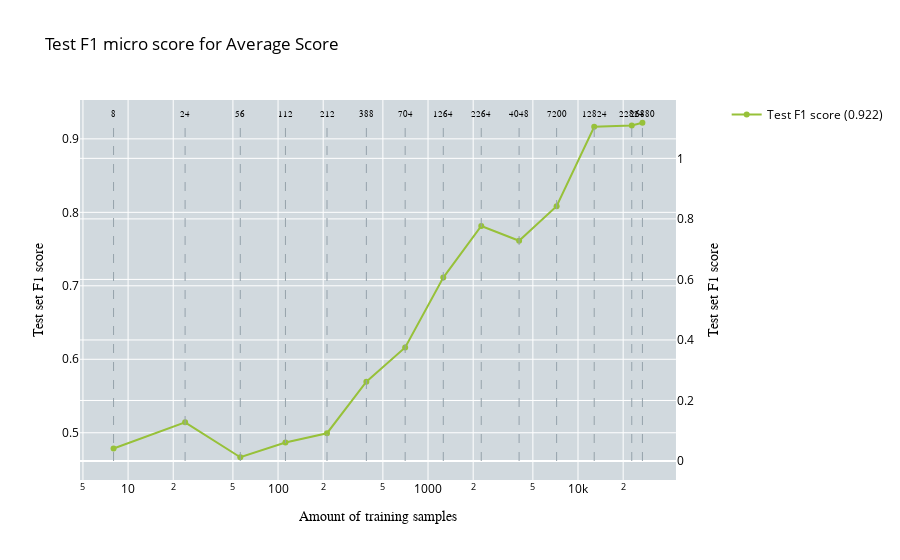

This figure's notebook cell:
### Code cell
plot_performance_vs_amount_of_data(
    performance, 
    no_of_samples, 
    performance_test_data,
    title="Test F1 micro score for Average Score", 
    x_axes="Amount of training samples", 
    y_axes="Test set F1 score", 
    y_axes_secondary="Test set F1 score", 
    mode="test"
)

### Figure 1 — Plotly figure (JSON) as saved in the notebook; plotly's stock layout.template omitted (floating-point values rounded to 4 significant figures)
{"data": [{"line": {"color": "rgb(149, 162, 171)", "dash": "dash", "width": 1}, "mode": "lines", "showlegend": false, "type": "scatter", "x": [8, 8], "y": [0, 1.12], "yaxis": "y2"}, {"marker": {"size": 0}, "mode": "text", "showlegend": false, "text": ["8"], "textfont": {"color": "black", "family": "Arial", "size": 8.5}, "textposition": "top center", "type": "scatter", "x": [8], "y": [1.13], "yaxis": "y2"}, {"line": {"color": "rgb(149, 162, 171)", "dash": "dash", "width": 1}, "mode": "lines", "showlegend": false, "type": "scatter", "x": [24, 24], "y": [0, 1.12], "yaxis": "y2"}, {"marker": {"size": 0}, "mode": "text", "showlegend": false, "text": ["24"], "textfont": {"color": "black", "family": "Arial", "size": 8.5}, "textposition": "top center", "type": "scatter", "x": [24], "y": [1.13], "yaxis": "y2"}, {"line": {"color": "rgb(149, 162, 171)", "dash": "dash", "width": 1}, "mode": "lines", "showlegend": false, "type": "scatter", "x": [56, 56], "y": [0, 1.12], "yaxis": "y2"}, {"marker": {"size": 0}, "mode": "text", "showlegend": false, "text": ["56"], "textfont": {"color": "black", "family": "Arial", "size": 8.5}, "textposition": "top center", "type": "scatter", "x": [56], "y": [1.13], "yaxis": "y2"}, {"line": {"color": "rgb(149, 162, 171)", "dash": "dash", "width": 1}, "mode": "lines", "showlegend": false, "type": "scatter", "x": [112, 112], "y": [0, 1.12], "yaxis": "y2"}, {"marker": {"size": 0}, "mode": "text", "showlegend": false, "text": ["112"], "textfont": {"color": "black", "family": "Arial", "size": 8.5}, "textposition": "top center", "type": "scatter", "x": [112], "y": [1.13], "yaxis": "y2"}, {"line": {"color": "rgb(149, 162, 171)", "dash": "dash", "width": 1}, "mode": "lines", "showlegend": false, "type": "scatter", "x": [212, 212], "y": [0, 1.12], "yaxis": "y2"}, {"marker": {"size": 0}, "mode": "text", "showlegend": false, "text": ["212"], "textfont": {"color": "black", "family": "Arial", "size": 8.5}, "textposition": "top center", "type": "scatter", "x": [212], "y": [1.13], "yaxis": "y2"}, {"line": {"color": "rgb(149, 162, 171)", "dash": "dash", "width": 1}, "mode": "lines", "showlegend": false, "type": "scatter", "x": [388, 388], "y": [0, 1.12], "yaxis": "y2"}, {"marker": {"size": 0}, "mode": "text", "showlegend": false, "text": ["388"], "textfont": {"color": "black", "family": "Arial", "size": 8.5}, "textposition": "top center", "type": "scatter", "x": [388], "y": [1.13], "yaxis": "y2"}, {"line": {"color": "rgb(149, 162, 171)", "dash": "dash", "width": 1}, "mode": "lines", "showlegend": false, "type": "scatter", "x": [704, 704], "y": [0, 1.12], "yaxis": "y2"}, {"marker": {"size": 0}, "mode": "text", "showlegend": false, "text": ["704"], "textfont": {"color": "black", "family": "Arial", "size": 8.5}, "textposition": "top center", "type": "scatter", "x": [704], "y": [1.13], "yaxis": "y2"}, {"line": {"color": "rgb(149, 162, 171)", "dash": "dash", "width": 1}, "mode": "lines", "showlegend": false, "type": "scatter", "x": [1264, 1264], "y": [0, 1.12], "yaxis": "y2"}, {"marker": {"size": 0}, "mode": "text", "showlegend": false, "text": ["1264"], "textfont": {"color": "black", "family": "Arial", "size": 8.5}, "textposition": "top center", "type": "scatter", "x": [1264], "y": [1.13], "yaxis": "y2"}, {"line": {"color": "rgb(149, 162, 171)", "dash": "dash", "width": 1}, "mode": "lines", "showlegend": false, "type": "scatter", "x": [2264, 2264], "y": [0, 1.12], "yaxis": "y2"}, {"marker": {"size": 0}, "mode": "text", "showlegend": false, "text": ["2264"], "textfont": {"color": "black", "family": "Arial", "size": 8.5}, "textposition": "top center", "type": "scatter", "x": [2264], "y": [1.13], "yaxis": "y2"}, {"line": {"color": "rgb(149, 162, 171)", "dash": "dash", "width": 1}, "mode": "lines", "showlegend": false, "type": "scatter", "x": [4048, 4048], "y": [0, 1.12], "yaxis": "y2"}, {"marker": {"size": 0}, "mode": "text", "showlegend": false, "text": ["4048"], "textfont": {"color": "black", "family": "Arial", "size": 8.5}, "textposition": "top center", "type": "scatter", "x": [4048], "y": [1.13], "yaxis": "y2"}, {"line": {"color": "rgb(149, 162, 171)", "dash": "dash", "width": 1}, "mode": "lines", "showlegend": false, "type": "scatter", "x": [7200, 7200], "y": [0, 1.12], "yaxis": "y2"}, {"marker": {"size": 0}, "mode": "text", "showlegend": false, "text": ["7200"], "textfont": {"color": "black", "family": "Arial", "size": 8.5}, "textposition": "top center", "type": "scatter", "x": [7200], "y": [1.13], "yaxis": "y2"}, {"line": {"color": "rgb(149, 162, 171)", "dash": "dash", "width": 1}, "mode": "lines", "showlegend": false, "type": "scatter", "x": [12824, 12824], "y": [0, 1.12], "yaxis": "y2"}, {"marker": {"size": 0}, "mode": "text", "showlegend": false, "text": ["12824"], "textfont": {"color": "black", "family": "Arial", "size": 8.5}, "textposition": "top center", "type": "scatter", "x": [12824], "y": [1.13], "yaxis": "y2"}, {"line": {"color": "rgb(149, 162, 171)", "dash": "dash", "width": 1}, "mode": "lines", "showlegend": false, "type": "scatter", "x": [22824, 22824], "y": [0, 1.12], "yaxis": "y2"}, {"marker": {"size": 0}, "mode": "text", "showlegend": false, "text": ["22824"], "textfont": {"color": "black", "family": "Arial", "size": 8.5}, "textposition": "top center", "type": "scatter", "x": [22824], "y": [1.13], "yaxis": "y2"}, {"line": {"color": "rgb(149, 162, 171)", "dash": "dash", "width": 1}, "mode": "lines", "showlegend": false, "type": "scatter", "x": [26880, 26880], "y": [0, 1.12], "yaxis": "y2"}, {"marker": {"size": 0}, "mode": "text", "showlegend": false, "text": ["26880"], "textfont": {"color": "black", "family": "Arial", "size": 8.5}, "textposition": "top center", "type": "scatter", "x": [26880], "y": [1.13], "yaxis": "y2"}, {"line": {"width": 2}, "marker": {"color": "rgb(151,193,57)"}, "name": "Test F1 score (0.922)", "textfont": {"family": "Arial", "size": 11}, "type": "scatter", "x": [8, 24, 56, 112, 212, 388, 704, 1264, 2264, 4048, 7200, 12824, 22824, 26880], "xaxis": "x", "y": [0.4786, 0.5142, 0.4666, 0.4868, 0.4993, 0.5695, 0.6162, 0.7112, 0.7814, 0.7613, 0.8084, 0.9164, 0.9183, 0.9219], "yaxis": "y"}], "layout": {"legend": {"font": {"color": "black"}}, "plot_bgcolor": "rgb(209, 217, 222)", "title": {"font": {"color": "black"}, "text": "Test F1 micro score for Average Score"}, "xaxis": {"anchor": "y", "domain": [0, 0.94], "tickfont": {"color": "black"}, "title": {"font": {"color": "black", "family": "Arial"}, "text": "Amount of training samples"}, "type": "log"}, "yaxis": {"anchor": "x", "domain": [0, 1], "tickfont": {"color": "black"}, "title": {"font": {"color": "black", "family": "Arial"}, "text": "Test set F1 score"}}, "yaxis2": {"anchor": "x", "overlaying": "y", "side": "right", "tickfont": {"color": "black"}, "title": {"font": {"color": "black", "family": "Arial"}, "text": "Test set F1 score"}}}}
